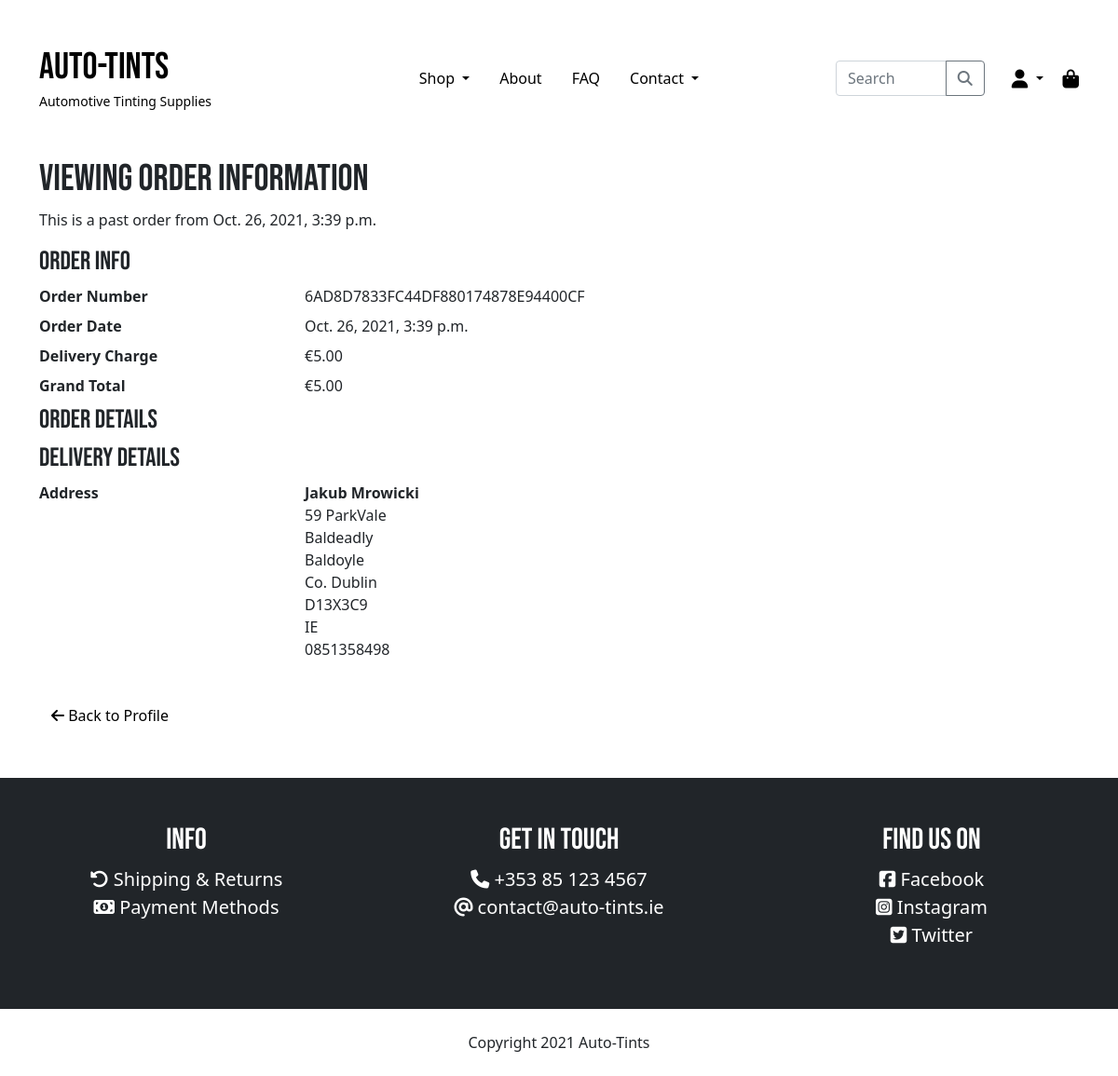
Page /order_history/6AD8D7833FC44DF880174878E94400CF on the committed database.
### checkout/models.py (models this page shows, shortened)
class Order(models.Model):
    order_number = models.CharField(max_length=32, null=False, editable=False)
    user_profile = models.ForeignKey(UserProfile, on_delete=models.SET_NULL,
                                     null=True, blank=True,
                                     related_name='orders')
    full_name = models.CharField(max_length=50, null=False, blank=False)
    email = models.EmailField(max_length=254, null=False, blank=False)
    phone_number = models.CharField(max_length=20, null=False, blank=False)
    country = CountryField(blank_label="Country *", null=False, blank=False)
    postcode = models.CharField(max_length=20, blank=True, default='')
    town_or_city = models.CharField(max_length=40, null=False, blank=False)
    street_address1 = models.CharField(max_length=80, null=False, blank=False)
    street_address2 = models.CharField(max_length=80, blank=True, default='')
    county = models.CharField(max_length=80, blank=True, default='')
    date = models.DateTimeField(auto_now_add=True)
    delivery_cost = models.DecimalField(max_digits=6, decimal_places=2,
                                        null=False, default=0)
    order_total = models.DecimalField(max_digits=10, decimal_places=2,
                                      null=False, default=0)
    grand_total = models.DecimalField(max_digits=10, decimal_places=2,
                                      null=False, default=0)
    original_cart = models.TextField(null=False, blank=False, default='')
    stripe_pid = models.CharField(max_length=254, null=False,
                                  blank=False, default='')

### pages/views.py (the view)
# urls.py: path('order_history/<order_number>', views.order_history,
def order_history(request, order_number):
    order = get_object_or_404(Order, order_number=order_number)
    context = {
        'order': order
    }
    return render(request, 'pages/profiles/order_history.html', context)

### auto_tints/context_processors.py (called while the page is built, shortened)
def get_categories(request):
    categories = Category.objects.all()
    context = {
        'categories': categories,
    }
    return context

def cart_contents(request):
    cart = request.session.get('cart', {})
    cart_items = []
    cart_items_count = 0
    total = 0
    if cart:
        for quantity in list(cart.values()):
            cart_items_count += int(quantity)
    grand_total = total + settings.DELIVERY_CHARGE
    context = {
        'cart_items': cart_items,
        'cart_items_count': cart_items_count,
        'total': total,
        'grand_total': grand_total,
        'delivery_charge': settings.DELIVERY_CHARGE,
    }
    return context

### pages/templates/pages/profiles/order_history.html (shortened to what this page needs)
{% extends "base.html" %}
{% load static %}
{% block content %}
<div class="container">
    <div class="row">
        <div class="col-12 mb-5">
            <h1>Viewing Order Information</h1>
            <p>This is a past order from {{ order.date }}</p>
            <dl class="row">
                <h3>Order Info</h3>
                <dt class="col-sm-3">Order Number</dt>
                <dd class="col-sm-9">{{ order.order_number }}</dd>
                <dt class="col-sm-3">Order Date</dt>
                <dd class="col-sm-9">{{ order.date }}</dd>
                <dt class="col-sm-3">Delivery Charge</dt>
                <dd class="col-sm-9">€{{ order.delivery_cost }}</dd>
                <dt class="col-sm-3">Grand Total</dt>
                <dd class="col-sm-9">€{{ order.grand_total }}</dd>
                <h3>Order Details</h3>
                <h3>Delivery Details</h3>
                <dt class="col-sm-3">Address</dt>
                <dd class="col-sm-9">
                    <address>
                        <b>{{ order.full_name }}</b><br>
                        {{ order.street_address1 }}<br>
                        {% if order.street_address2 %}
                            {{ order.street_address2 }}<br>
                        {% endif %}
                        {% if order.town_or_city %}
                            {{ order.town_or_city }}<br>
                        {% endif %}
                        {% if order.county %}
                            {{ order.county }}<br>
                        {% endif %}
                        {{ order.postcode }}<br>
                        {{ order.country }}<br>
                        {{ order.phone_number }}
                    </address>
                </dd>
            </dl>
            <a href="{% url 'profile' %}" class="btn btn-link"><i class="fas fa-arrow-left"></i> Back to Profile</a>
        </div>
    </div>
</div>
{% endblock %}

### static/css/base.css (style rules this page uses)
*, body { margin: 0; padding: 0; }
html { min-height: -webkit-fill-available; font-family: 'Open Sans', sans-serif; }
h1, h2, h3, h4, h5, h6, .navbar-brand { font-family: 'Bebas Neue', cursive; }
a { color: black; text-decoration: none; }
header h1, header small, .nav-link, .nav-link:focus, header .list-inline-item a, .btn-link { color: black; opacity: 1; text-decoration: none; -webkit-transition: opacity .35s ease-in-out; -o-transition: opacity .35s ease-in-out; transition: opacity .35s ease-in-out; }

### rows in the picture
Order: date "Oct. 26, 2021, 3:39 p.m.", order_number "6AD8D7833FC44DF880174878E94400CF", delivery_cost "5.00", grand_total "5.00", full_name "Jakub Mrowicki", street_address1 "59 ParkVale", street_address2 "Baldeadly", town_or_city "Baldoyle", county "Co. Dublin", postcode "D13X3C9", country "IE", phone_number "0851358498"
